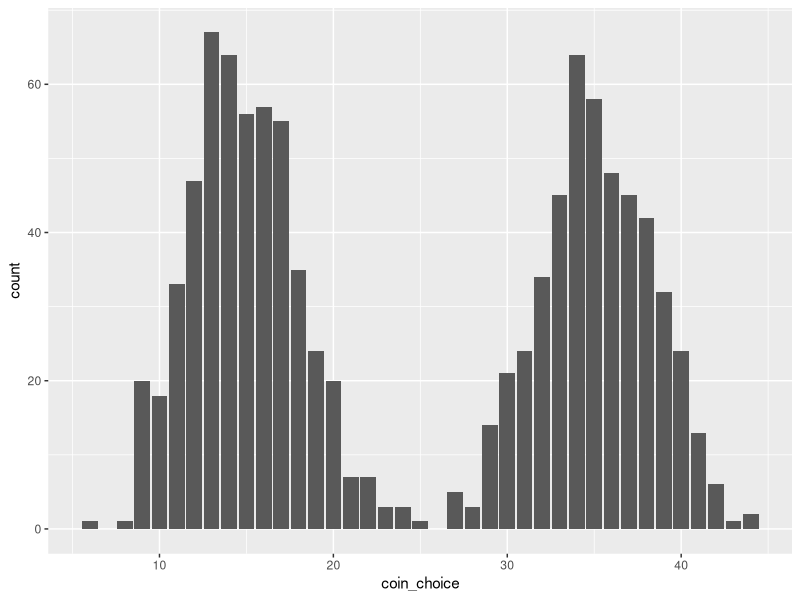
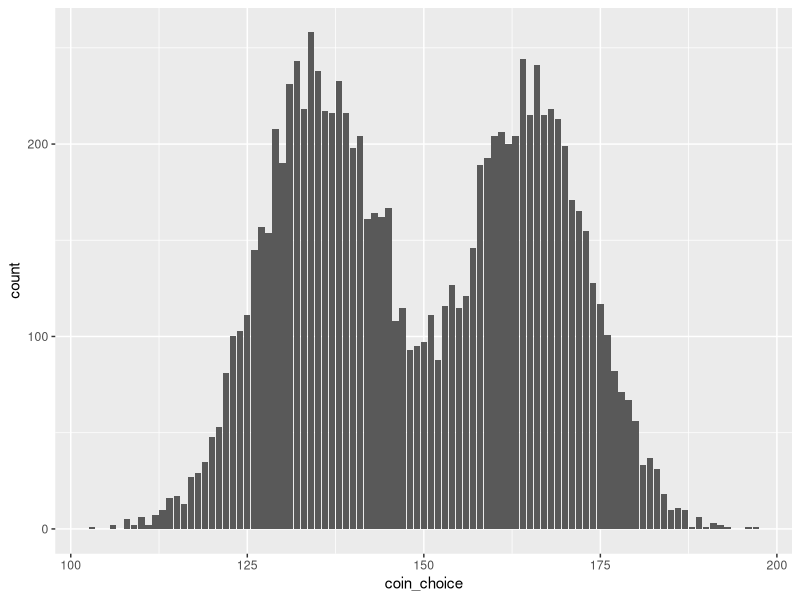
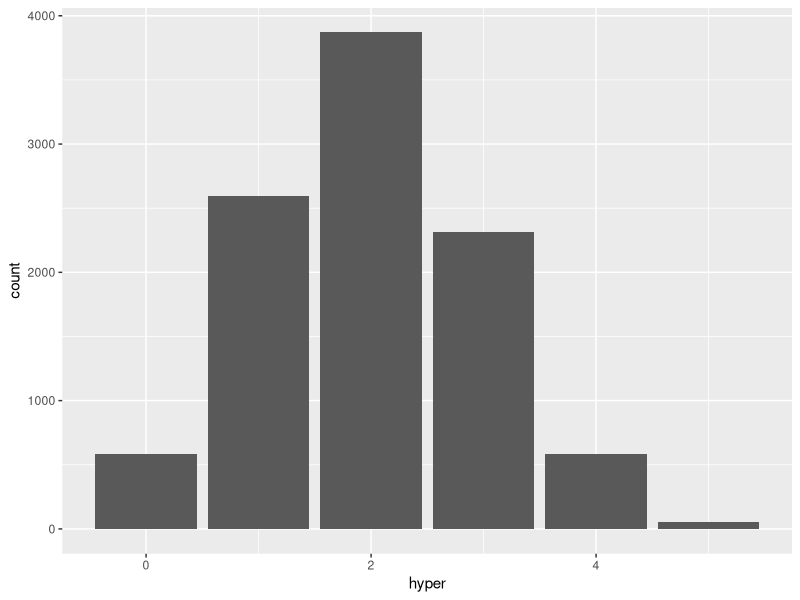
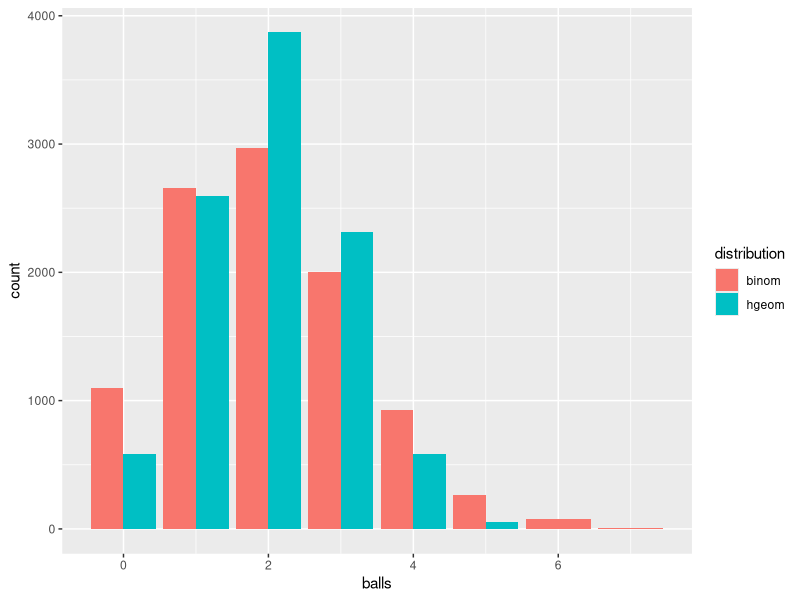
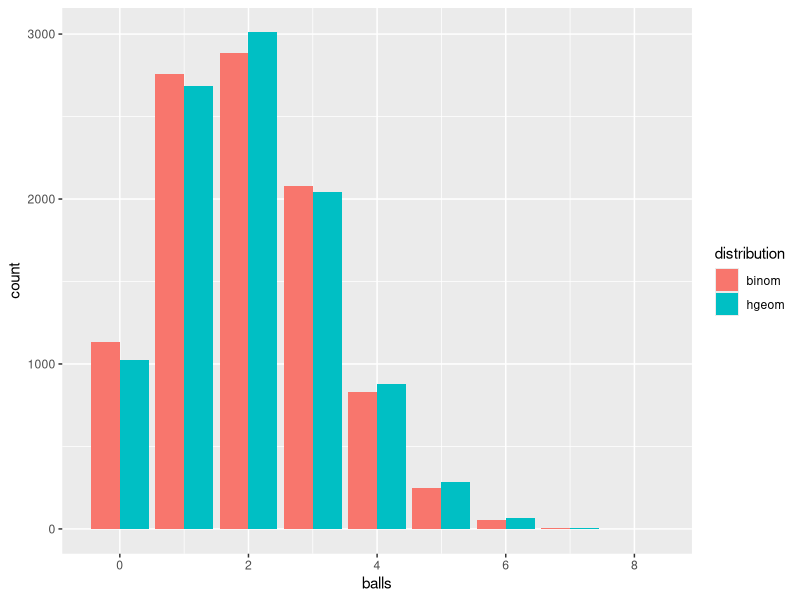
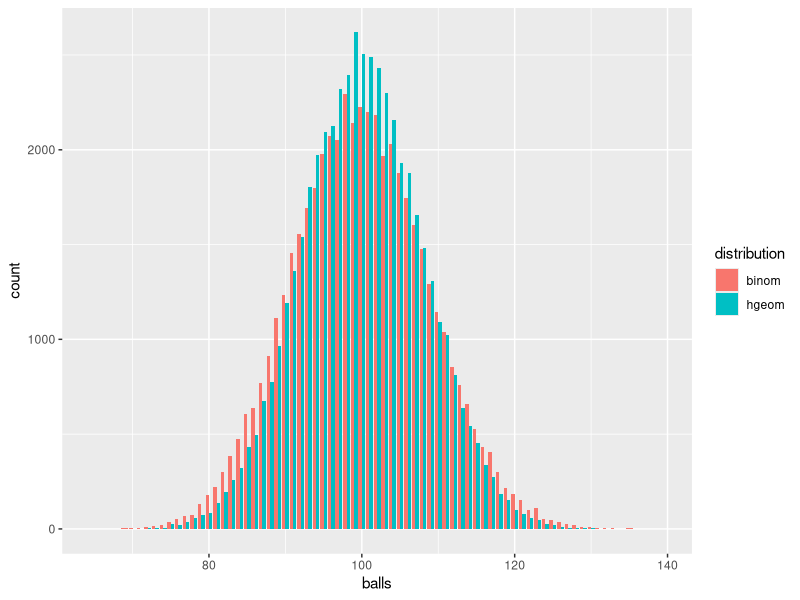

The R script that drew these images, in order: (Note: a time limit stopped this script after it produced the figures.)
## ---- chunk 1
knitr::opts_chunk$set(echo = TRUE)
if(!require("tidyverse")) {
  install.packages("tidyverse")
  require(tidyverse)
}
## ---- chunk 2
# dbinom gives you the PMF evaluated at the event that the
# binomial rv yields the first argument
dbinom(8, 20, 0.4)

# Cumulative PMF at the argument
# monotonically increasing
pbinom(c(1:25), 20, 0.4)

# Input is quantile
# Gives you the boundary to reach that quantile
qbinom(0.5, 20, 0.4)

# Random number generation
rbinom(55, 20, 0.4)

# set.seed to make results reproducible
set.seed(20210930)
rbinom(55, 20, 0.4)
## ---- chunk 3
coin1 <- rbinom(1000, 50, 0.3)
coin2 <- rbinom(1000, 50, 0.7)
x <- sample(0:1, 1000, replace = T)
coin_choice <- c(
  coin1[!x], 
  coin2[as.logical(x)]
)
## ---- chunk 4
library(ggplot2)
df <- data.frame(
  x = c(1:length(coin_choice)), 
  coin_choice
)
ggplot(df, aes(x = coin_choice)) + 
  geom_bar()
## ---- chunk 5
coin1 <- rbinom(10000, 300, 0.45)
coin2 <- rbinom(10000, 300, 0.55)
x <- sample(0:1, 10000, replace = T)
coin_choice <- c(
  coin1[!x], 
  coin2[as.logical(x)]
)

ggplot(data.frame(coin_choice), aes(x = coin_choice)) + 
  geom_bar()
## ---- chunk 6
hyper <- rhyper(10000, 5, 20, 10)
df <- data.frame(
  x = 1:1000, 
  hyper
)
ggplot(df, aes(x = hyper)) + 
  geom_bar()
## ---- chunk 7
binom <- rbinom(10000, 10, 0.2)
df <- data.frame(df, binom) # wide table - not good for plotting
df <- rbind(
  data.frame(
    balls = hyper, 
    distribution = "hgeom"
  ), 
  data.frame(
    balls = binom, 
    distribution = "binom"
  )
)
ggplot(df, aes(x = balls, fill = distribution)) + 
  geom_bar(position = "dodge")
## ---- chunk 8
df <- rbind(
  data.frame(
    balls = rhyper(10000, 500, 2000, 10), 
    distribution = "hgeom"
  ), 
  data.frame(
    balls = rbinom(10000, 10, 0.2), 
    distribution = "binom"
  )
)
ggplot(df, aes(x = balls, fill = distribution)) + 
  geom_bar(position = "dodge")
## ---- chunk 9
df <- rbind(
  data.frame(
    balls = rhyper(50000, 500, 2000, 500), 
    distribution = "hgeom"
  ), 
  data.frame(
    balls = rbinom(50000, 500, 0.2), 
    distribution = "binom"
  )
)
ggplot(df, aes(x = balls, fill = distribution)) + 
  geom_bar(position = "dodge")
## ---- chunk 10
wolf_sim <- function(sheep = 50) {
  wolf <- sample(c(-1, 1), 1)
  while(tail(wolf, 1) != sheep) {
    wolf <- c(wolf, (tail(wolf, 1) + sample(c(-1, 1), 1)) %% 99)
  }
  
  return(
    (sheep - 1) %% 99 %in% wolf & (sheep + 1) %% 99 %in% wolf
  )
}

wolf_rep <- replicate(10000, wolf_sim())
